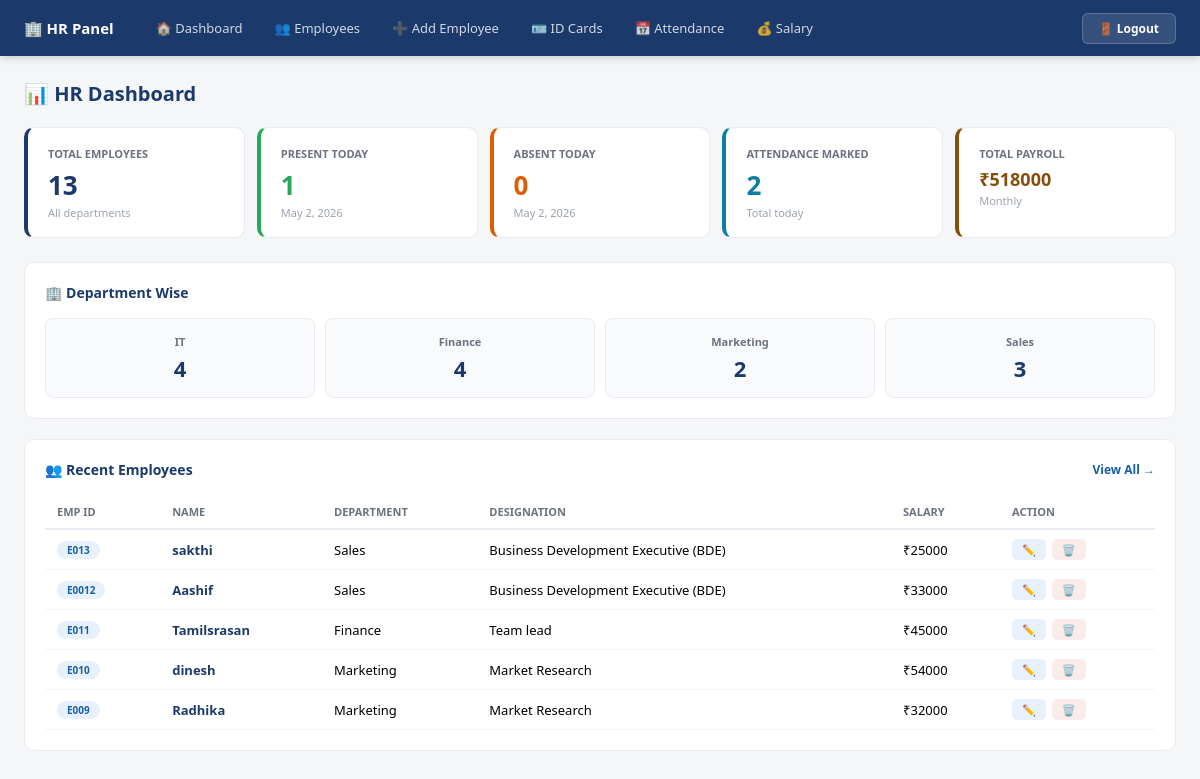
/hr_dashboard/, run on the app's committed database.
### app/models.py (models this page shows, shortened)
class Employees(models.Model):
    user = models.OneToOneField(CustomUser, on_delete=models.CASCADE, null=True, blank=True)
    name = models.CharField(max_length=100)
    emp_id = models.CharField(max_length=20, unique=True, blank=True)
    Gender = models.CharField(choices=[('Male','Male'),('Female','Female'),('Other','Other')], max_length=10)
    phone = models.BigIntegerField()
    depertment = models.CharField(choices=[
        ('HR','HR'),('IT','IT'),('Finance','Finance'),
        ('Marketing','Marketing'),('Sales','Sales')
    ], max_length=20)
    designation = models.CharField(max_length=50)
    salary = models.IntegerField(default=0)
    photo = models.ImageField(upload_to='image/', blank=True, null=True)

### app/views.py (the view)
# urls.py: path('hr_dashboard/', HR_dashborad_view, name='hr_dashboard'),
def HR_dashborad_view(request):
    today      = datetime.now().date()
    attendance = Emp_Attendance.objects.filter(date=today)
    context = {
        'emp':              Employees.objects.count(),
        'it':               Employees.objects.filter(depertment='IT').count(),
        'finance':          Employees.objects.filter(depertment='Finance').count(),
        'marketing':        Employees.objects.filter(depertment='Marketing').count(),
        'sales':            Employees.objects.filter(depertment='Sales').count(),
        'attendance_count': attendance.count(),
        'present_count':    attendance.filter(status='present').count(),
        'absent_count':     attendance.filter(status='absent').count(),
        'recent_employees': Employees.objects.order_by('-id')[:5],
        'total_salary':     Employees.objects.aggregate(Sum('salary'))['salary__sum'] or 0,
        'today':            today,
    }
    return render(request, 'hr_dashboard.html', context)

### app/templates/hr_dashboard.html (shortened to what this page needs)
{% include "hr_navbar.html" %}
<!DOCTYPE html>
<html lang="en">
<head>
</head>
<body>
<div class="content">
  <div class="page-title">📊 HR Dashboard</div>
  <div class="stat-grid">
    <div class="stat-card" style="border-left:4px solid #1B3A6B">
      <div class="stat-label">Total Employees</div>
      <div class="stat-value">{{ emp }}</div>
      <div class="stat-sub">All departments</div>
    </div>
    <div class="stat-card" style="border-left:4px solid #27A85A">
      <div class="stat-label">Present Today</div>
      <div class="stat-value" style="color:#27A85A">{{ present_count }}</div>
      <div class="stat-sub">{{ today }}</div>
    </div>
    <div class="stat-card" style="border-left:4px solid #E05C00">
      <div class="stat-label">Absent Today</div>
      <div class="stat-value" style="color:#E05C00">{{ absent_count }}</div>
      <div class="stat-sub">{{ today }}</div>
    </div>
    <div class="stat-card" style="border-left:4px solid #0A7EA4">
      <div class="stat-label">Attendance Marked</div>
      <div class="stat-value" style="color:#0A7EA4">{{ attendance_count }}</div>
      <div class="stat-sub">Total today</div>
    </div>
    <div class="stat-card" style="border-left:4px solid #854F0B">
      <div class="stat-label">Total Payroll</div>
      <div class="stat-value" style="color:#854F0B;font-size:18px">₹{{ total_salary }}</div>
      <div class="stat-sub">Monthly</div>
    </div>
  </div>
  <div class="card">
    <div class="card-title">🏢 Department Wise</div>
    <div class="dept-grid">
      <div class="dept-card"><div class="dept-name">IT</div><div class="dept-count">{{ it }}</div></div>
      <div class="dept-card"><div class="dept-name">Finance</div><div class="dept-count">{{ finance }}</div></div>
      <div class="dept-card"><div class="dept-name">Marketing</div><div class="dept-count">{{ marketing }}</div></div>
      <div class="dept-card"><div class="dept-name">Sales</div><div class="dept-count">{{ sales }}</div></div>
    </div>
  </div>
  <div class="card">
    <div class="card-title">
      👥 Recent Employees
      <a href="{% url 'employee' %}" style="font-size:12px;color:#185FA5;text-decoration:none">View All →</a>
    </div>
    <table class="table">
      <thead><tr><th>Emp ID</th><th>Name</th><th>Department</th><th>Designation</th><th>Salary</th><th>Action</th></tr></thead>
      <tbody>
        {% for e in recent_employees %}
        <tr>
          <td><span class="badge badge-blue">{{ e.emp_id }}</span></td>
          <td><a href="{% url 'employee_detail' e.id %}" style="color:#1B3A6B;font-weight:600;text-decoration:none">{{ e.name }}</a></td>
          <td>{{ e.depertment }}</td>
          <td>{{ e.designation }}</td>
          <td>₹{{ e.salary }}</td>
          <td style="display:flex;gap:6px">
            <a href="{% url 'employee_edit' e.id %}" style="background:#E6F1FB;color:#185FA5;padding:3px 10px;border-radius:5px;font-size:11px;font-weight:600;text-decoration:none">✏️</a>
            <a href="{% url 'employee_delete' e.id %}" style="background:#FCEBEB;color:#A32D2D;padding:3px 10px;border-radius:5px;font-size:11px;font-weight:600;text-decoration:none" onclick="return confirm('Delete?')">🗑️</a>
          </td>
        </tr>
        {% empty %}
        <tr><td colspan="6" style="text-align:center;padding:2rem;color:#9CA3AF">No employees yet.</td></tr>
        {% endfor %}
      </tbody>
    </table>
  </div>
</div>
</body>
</html>

### app/templates/hr_dashboard.html (style rules this page uses)
* { box-sizing:border-box;margin:0;padding:0 }
body { font-family:'Segoe UI',sans-serif;background:#F4F6F8 }
.content { padding:1.5rem }
.page-title { font-size:20px;font-weight:700;color:#1B3A6B;margin-bottom:1.25rem }
.stat-grid { display:grid;grid-template-columns:repeat(auto-fit,minmax(150px,1fr));gap:12px;margin-bottom:1.5rem }
.stat-card { background:#fff;border:1px solid #E8ECF0;border-radius:10px;padding:1.1rem 1.25rem }
.stat-label { font-size:11px;color:#6B7280;font-weight:600;text-transform:uppercase;margin-bottom:6px }
.stat-value { font-size:26px;font-weight:700;color:#1B3A6B }
.stat-sub { font-size:11px;color:#9CA3AF;margin-top:2px }
.card { background:#fff;border:1px solid #E8ECF0;border-radius:10px;padding:1.25rem;margin-bottom:1.25rem }
.card-title { font-size:14px;font-weight:600;color:#1B3A6B;margin-bottom:1rem;display:flex;align-items:center;justify-content:space-between }
.dept-grid { display:grid;grid-template-columns:repeat(auto-fit,minmax(120px,1fr));gap:10px }
.dept-card { background:#F8FAFC;border:1px solid #E8ECF0;border-radius:8px;padding:0.9rem;text-align:center }
.dept-name { font-size:11px;color:#6B7280;font-weight:600;margin-bottom:4px }
.dept-count { font-size:22px;font-weight:700;color:#1B3A6B }
.table { width:100%;border-collapse:collapse;font-size:13px }
.table th { padding:9px 12px;text-align:left;font-size:11px;font-weight:600;color:#6B7280;text-transform:uppercase;border-bottom:2px solid #E8ECF0 }
.table td { padding:9px 12px;border-bottom:1px solid #F3F4F6 }
.badge { font-size:10px;font-weight:600;padding:2px 10px;border-radius:999px }
.badge-blue { background:#E6F1FB;color:#185FA5 }

### data on the page
Employees: emp_id "E013", name "sakthi", depertment "Sales", designation "Business Development Executive (BDE)", salary "25000"
Employees: emp_id "E0012", name "Aashif", depertment "Sales", designation "Business Development Executive (BDE)", salary "33000"
Employees: emp_id "E011", name "Tamilsrasan", depertment "Finance", designation "Team lead", salary "45000"
Employees: emp_id "E010", name "dinesh", depertment "Marketing", designation "Market Research", salary "54000"
Employees: emp_id "E009", name "Radhika", depertment "Marketing", designation "Market Research", salary "32000"

### other printed values
{{ emp }} "13"
{{ present_count }} "1"
{{ absent_count }} "0"
{{ attendance_count }} "2"
{{ total_salary }} "518000"
{{ it }} "4"
{{ finance }} "4"
{{ marketing }} "2"
{{ sales }} "3"
